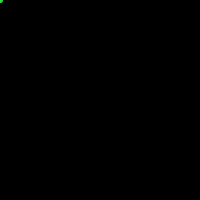
Frame 1 (no input)
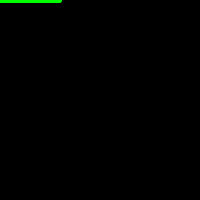
Frame 60 (the mouse pressed at the canvas centre just before this capture)
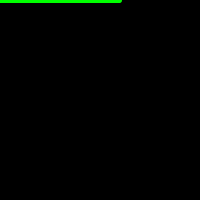
Frame 120 (the mouse held since frame 60 and released just before this capture)

The Processing sketch that drew these frames (run headless with seeded random() and noise(); from frame 60 on, the mouse is pressed at the canvas centre):

// Processing sketch: sketch_HanGyeolLee_Line
// ── sketch_HanGyeolLee_Line.pde
int x;
int y; 

void setup() { 
  size(200, 200); 
  stroke(0, 255, 0);
  strokeWeight(5); 
  background(0, 0, 0);
  x = 0;
  y = 0;
} 
void draw() { 
  if (x >200){
    x = 0;
    y += 19;
    if (y >200){
      background(0, 0, 0);
      y = 0;
    }

  }
  line(0, y, x, y); 
  x++;
} 
